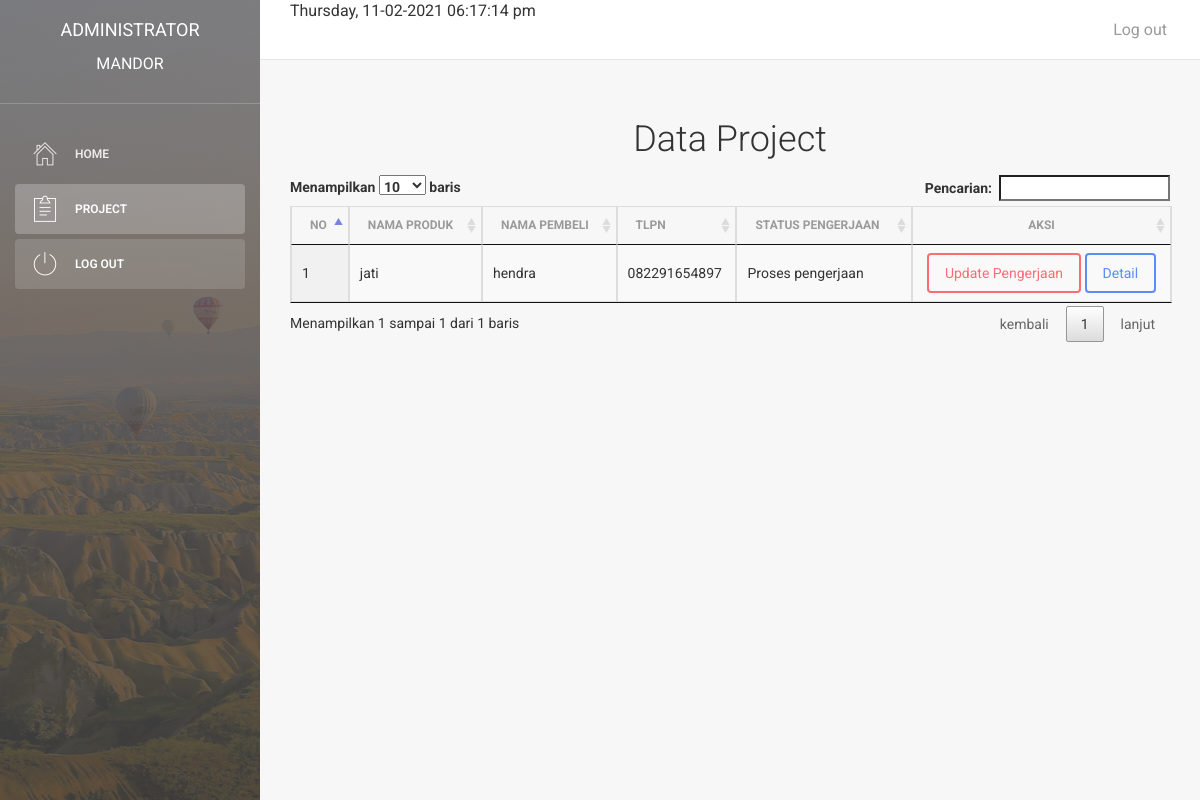
Before: /mandor/index.php?halaman=project (signed in) with the older database file.
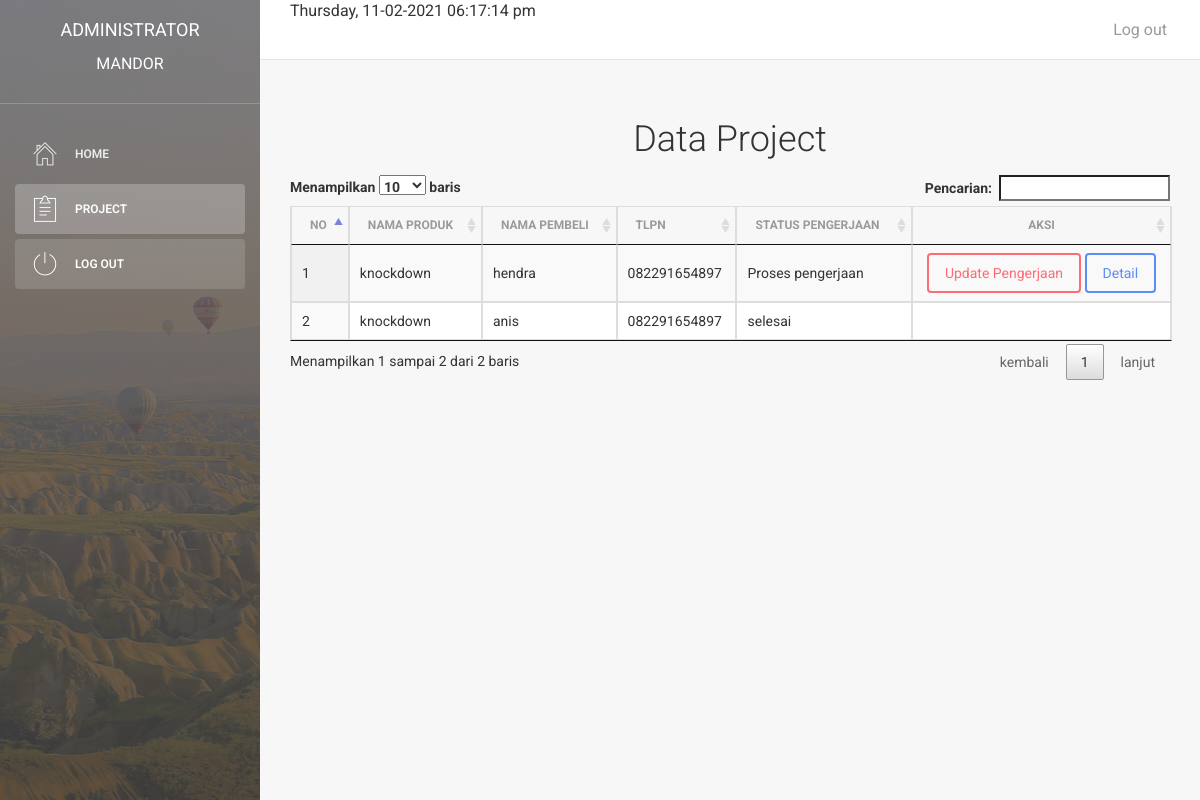
After: the same page with the newer database file.
### tables this page shows
CREATE TABLE `mandor` (
  `id_mandor` int(11) NOT NULL,
  `nama` varchar(50) NOT NULL,
  `alamat` text NOT NULL,
  `tlpn` varchar(15) NOT NULL,
  `username` varchar(30) NOT NULL,
  `password` varchar(10) NOT NULL,
  `status` tinyint(1) NOT NULL
);

CREATE TABLE `pembelian` (
  `id_pembelian` int(11) NOT NULL,
  `id_produk` int(11) NOT NULL,
  `id_pelanggan` int(11) NOT NULL,
  `id_mandor` int(11) DEFAULT NULL,
  `id_rating` int(11) DEFAULT NULL,
  `total_harga` bigint(20) NOT NULL,
  `tanggal_pembelian` varchar(10) NOT NULL,
  `status_pembelian` int(3) NOT NULL
);

CREATE TABLE `produk` (
  `id_produk` int(11) NOT NULL,
  `nama_produk` varchar(50) NOT NULL,
  `kategori_produk` varchar(50) NOT NULL,
  `deskripsi_produk` text NOT NULL,
  `foto_produk` text NOT NULL
);

CREATE TABLE `pelanggan` (
  `id_pelanggan` int(11) NOT NULL,
  `nama` varchar(50) NOT NULL,
  `jk` char(1) NOT NULL,
  `tlp` varchar(20) NOT NULL,
  `pekerjaan` varchar(50) NOT NULL,
  `alamat` text NOT NULL,
  `email` varchar(50) NOT NULL,
  `password` varchar(50) NOT NULL,
  `token` varchar(100) NOT NULL,
  `aktif` tinyint(1) NOT NULL
);

### mandor/project.php (the view, shortened to what this page needs)
<h2 class="text-center">Data Project</h2>
<?php
include('../koneksi.php');
?>
<table id="tabel1" class="display table table-bordered">
	<thead>
		<tr>
			<th title="urutkan berdasarkan nomor">NO</th>
			<th title="urutkan berdasarkan Nama Produk">Nama Produk</th>
			<th title="urutkan berdasarkan Nama Pembeli">Nama Pembeli</th>
			<th title="urutkan berdasarkan Tlpn">Tlpn</th>
			<th title="urutkan berdasarkan Status Pengerjaan">Status Pengerjaan</th>
			<th><center>Aksi</center></th>
		</tr>
	</thead>
	<tbody>
		<?php $mandor= $_SESSION['mandor'];?>
		<?php $nomor=1; ?>
		<?php $ambil=$koneksi->query("SELECT * FROM pembelian JOIN produk  ON pembelian.id_produk=produk.id_produk INNER JOIN pelanggan ON pembelian.id_pelanggan=pelanggan.id_pelanggan WHERE id_mandor=$mandor "); ?>
		<?php while ($pecah=$ambil->fetch_assoc()) {?>
		<tr>
			<td><?php echo $nomor; ?></td>
			<td><?php echo $pecah['nama_produk']; ?></td>
			<td><?php echo $pecah['nama']; ?></td>
			<td><?php echo $pecah['tlp']; ?></td>
			<td>
			<?php
				if ($pecah['status_pembelian'] == 2) {
					echo "Proses pengerjaan";
				}else{
					echo "selesai";
				}
			?>
			</td>
			<td><center>
		<?if ($pecah['status_pembelian'] == 2) { ?>
				<a href="index.php?halaman=progres&id=<?php echo $pecah['id_pembelian']; ?>" class="btn btn-danger" title="Lihat" >Update Pengerjaan</a>
				<a href="index.php?halaman=detail_project&id=<?php echo $pecah['id_pembelian']; ?>" class="btn btn-primary" title="Lihat" >Detail</a>
		<? }?>
			</center>
			</td>
		</tr>
		<?php $nomor++; ?>
		<?php } ?>
	</tbody>
</table>

### mandor/index.php (shortened to what this page needs)
<?php
$koneksi = new mysqli("localhost","root","","ciptainfo");
?>
<!doctype html>
<html lang="en">
<head>
    <link href="assets/css/bootstrap.min.css" rel="stylesheet" />
    <link href="assets/css/animate.min.css" rel="stylesheet"/>
    <link href="assets/css/light-bootstrap-dashboard.css?v=1.4.0" rel="stylesheet"/>
    <link href="assets/css/demo.css" rel="stylesheet" />
    <link href="http://maxcdn.bootstrapcdn.com/font-awesome/4.2.0/css/font-awesome.min.css" rel="stylesheet">
    <link href="assets/css/pe-icon-7-stroke.css" rel="stylesheet" />
    <link rel="stylesheet" type="text/css" href="datatabel/media/css/jquery.dataTables.min.css">
</head>
<body>
<div class="wrapper">
    <div class="sidebar" data-image="assets/img/sidebar-2.jpg">
    	<div class="sidebar-wrapper">
            <div class="logo">
                <a href="index.php" class="simple-text">
                    ADMINISTRATOR
        <?php $mandor= $_SESSION['mandor'];?>
        <?php $ambil=$koneksi->query("SELECT * FROM mandor  WHERE id_mandor =$mandor"); ?>
        <?php while ($pecah=$ambil->fetch_assoc()) {?>
        <tr>
            <td><h5> <?php echo $pecah['username']; ?></td>
        </tr>
        <?php } ?>
                </a>
            </div>
            <ul class="nav">
                <li <?php if (!isset($_GET['halaman'])) {
                    echo "class='active'";
                } ?> >
                    <a href="index.php">
                        <i class="pe-7s-home"></i>
                        <p>Home</p>
                    </a>
                </li>
                <li <?php if (isset($_GET['halaman'])) {
                    if ($_GET['halaman']=="project") {
                        echo "class='active'";
                    }
                } ?>>
                    <a href="index.php?halaman=project">
                        <i class="pe-7s-note2"></i>
                        <p>project</p>
                    </a>
                </li>
                <li class="active-pro">
                    <a href="index.php?halaman=logout">
                        <i class="pe-7s-power"></i>
                        <p>Log out</p>
                    </a>
                </li>
            </ul>
    	</div>
    </div>
    <div class="main-panel">
        <nav class="navbar navbar-default navbar-fixed">
            <div class="container-fluid">
                <div class="collapse navbar-collapse">
                <?php echo date('l, d-m-Y h:i:s a')?>
                    <ul class="nav navbar-nav navbar-right">
                        <li>
                            <a href="index.php?halaman=logout">
                                <p>Log out</p>
                            </a>
                        </li>
                    </ul>
                </div>
            </div>
        </nav>
        <div class="content">
            <div class="container-fluid">
                <?php
                    if (isset($_GET['halaman']))
                    {
                        if ($_GET['halaman']=="project")
                        {
                            include 'project.php';
                        }
                    }
                ?>
            </div>
        </div>
    </div>
</div>
</body>
</html>

### mandor/assets/css/demo.css (style rules this page uses)
.sidebar .nav > li.active-pro a { background: rgba(255, 255, 255, 0.14); opacity: 1; color: #FFFFFF; }

Changed rows visible on the page:
removed pembelian: id_produk.nama_produk "jati", id_pelanggan.nama "hendra", id_pelanggan.tlp "082291654897", status_pembelian "Proses pengerjaan"
added pembelian: id_produk.nama_produk "knockdown", id_pelanggan.nama "hendra", id_pelanggan.tlp "082291654897", status_pembelian "Proses pengerjaan"
added pembelian: id_produk.nama_produk "knockdown", id_pelanggan.nama "anis", id_pelanggan.tlp "082291654897", status_pembelian "selesai"
Other visible differences:
text written by a page script: "Menampilkan baris Pencarian: Menampilkan 1 sampai 1 dari 1 baris kembali 1 lanjut" → "Menampilkan baris Pencarian: Menampilkan 1 sampai 2 dari 2 baris kembali 1 lanjut"
